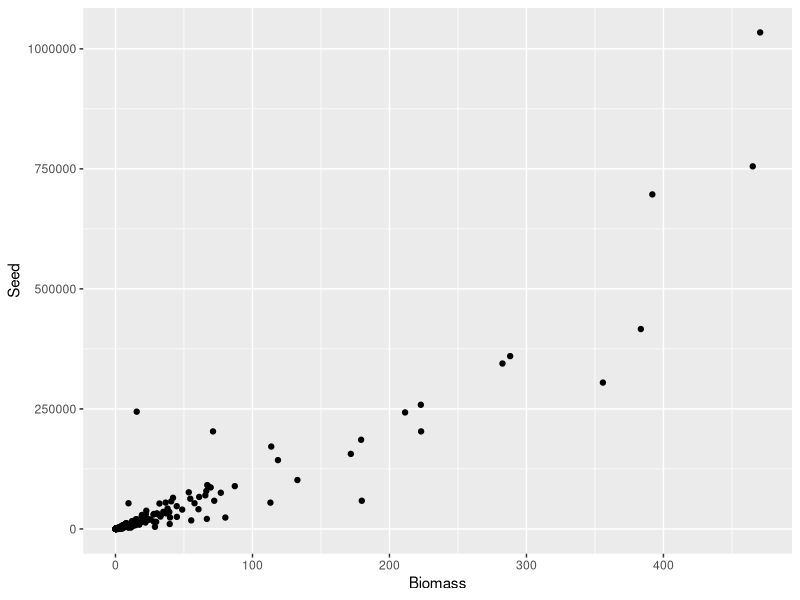

Write the R code that produced this figure. (Note: this script raises an error after producing the figure.)
##################################
# Author: Gina Nichols (vnichols@iastate.edu)
# Created: Dec 2 2019
# Purpose: look at huong's data
# Notes:
#
#
####################################

rm(list = ls())
library(tidyverse)
library(readxl)
library(earth)

# read in data ------------------------------------------------------------


hu <- read_excel("_data/raw/huong_waterhemp-seeds.xlsx")

hu %>% 
  filter(Biomass < 500) %>% 
  ggplot(aes(Biomass, Seed)) + 
  geom_point()


mars1 <- earth(
  Sale_Price ~ .,  
  data = ames_train   
)

mars1 <- earth(Seed ~ Biomass, data = hu)
summary(mars1)
 # knots at 282.5 and 465.2

humrs <- hu %>% 
  mutate(grp = ifelse(Biomass < 282.5, "A", 
                      ifelse(Biomass > 465.2, "C", "B")))

humrs %>% 
  ggplot(aes(Biomass, Seed)) + 
  geom_point() + 
  geom_smooth(method = "lm", se = F) + 
  facet_grid(.~grp, scales = "free")

humrs %>% 
  filter(grp == "A") %>% 
  filter(Biomass <0.5) %>% 
  ggplot(aes(Biomass, Seed)) + 
  geom_point()
  

# restric to grp A
humrs %>% 
  filter(grp == "A") %>% 
  lm(Seed ~ 0 + Biomass, data = .)

# You gain about 1000 seeds per gram of biomass
